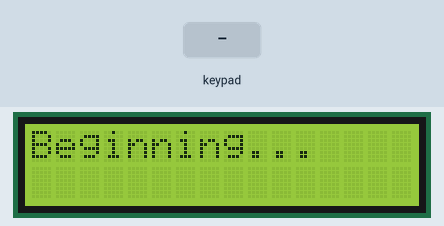
A program run on a simulated ATmega32, built with avr-gcc and emulated at 1 MHz. Shown: 16×2 character LCD. Wiring (inferred from the names in the program): 4×4 keypad with keys 7 8 9 / 4 5 6 * 1 2 3 - C 0 = +: rows PA0, PA1, PA2, PA3; columns PA4, PA5, PA6, PA7; character LCD (HD44780): RS PD1; R/W PD2; E PD3; data PC4, PC5, PC6, PC7. The test bench sets the inputs (shaded band).

Above: at 1.2 s.
1.3 s: keypad keys 1 2 * pressed 0.4 s apart
At 3.3 s:
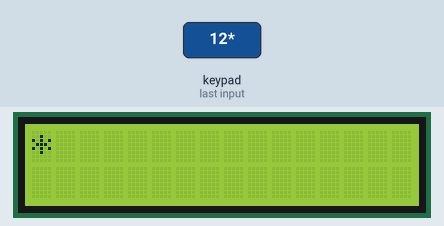
4.0 s: key '/' pressed
5.6 s: keypad keys 7 + 5 = pressed 0.4 s apart
At 8.2 s:
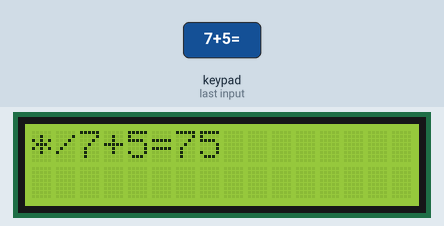
8.7 s: key '*' pressed
At 9.5 s:
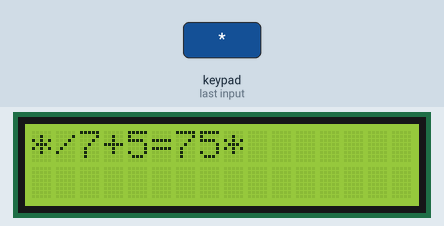
10.3 s: keypad keys 6 * 7 = pressed 0.4 s apart
At 12.8 s:
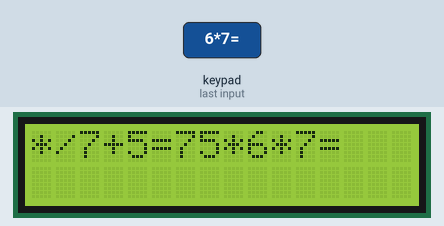
13.4 s: key '=' pressed
At 14.3 s:
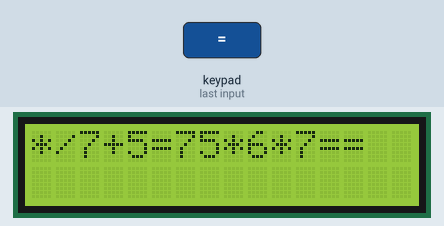
Timing chart, 0 to 16.0 s (numbered marks = the images above; inputs shaded):
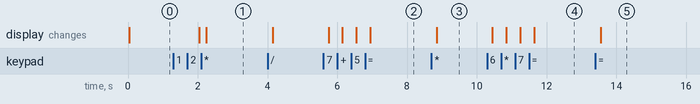

The program:

main.c
```c
/*
 * LCD_Keypad_training.c
 *
 * Created: 1/7/2024 1:39:51 PM
 * Author : mahmo
 */

#define F_CPU 1000000ul
#include <avr/io.h>
#include <stdio.h>
#include <util/delay.h>
#include <stdbool.h>

#include "Keypad.h"

/* pin configuration
control pis
data pins
8bit
3 control pins port d
8 data pins    port c
*/

// macros control pins  hardware config
#define RS 1
#define RW 2
#define EN 3

// direction registers
#define LCD_DATA_DIR DDRC
#define LCD_control_DIR DDRD

//port registers data
#define LCD_DATA_PORT PORTC
#define LCD_control_PORT PORTD

// macros
#define setbit(reg,bit) reg|=(1<<bit)		// set bit 1
#define clearbit(reg,bit) reg&=~(1<<bit)	// clear bit 0
#define toggelbit(reg,bit) reg^=(1<<bit)	// toggle
#define readbit(reg,bit) ((reg>>bit)&1)		// input read


#define clear 0x01
// command function
// function input

void LCD_send_data_4bit(unsigned char data)
{
	LCD_DATA_PORT = (LCD_DATA_PORT &0x0f) |(data & 0xf0);//send high nibble
	setbit(LCD_control_PORT,RS);
	clearbit(LCD_control_PORT,RW);
	setbit(LCD_control_PORT,EN);
	_delay_us(1);
	clearbit(LCD_control_PORT,EN);
	_delay_us(200);
	LCD_DATA_PORT = (LCD_DATA_PORT &0x0f) |(data<<4);//send low nibble
	setbit(LCD_control_PORT,EN);
	_delay_us(1);
	clearbit(LCD_control_PORT,EN);
	_delay_ms(1);

}
void LCD_send_command_4bit(unsigned char cmd)
{
	LCD_DATA_PORT = (LCD_DATA_PORT &0x0f) |(cmd & 0xf0);//send high nibble
	clearbit(LCD_control_PORT,RS);
	clearbit(LCD_control_PORT,RW);
	setbit(LCD_control_PORT,EN);
	_delay_us(1);
	clearbit(LCD_control_PORT,EN);
	_delay_us(200);
	LCD_DATA_PORT = (LCD_DATA_PORT &0x0f) |(cmd<<4);//send low nibble
	setbit(LCD_control_PORT,EN);
	_delay_us(1);
	clearbit(LCD_control_PORT,EN);
	_delay_ms(1);
}

void LCD_INIT_4bit(void)
{
	LCD_DATA_DIR|= 0xf0;
	setbit(LCD_control_DIR,EN);
	setbit(LCD_control_DIR,RS);
	setbit(LCD_control_DIR,RW);
	LCD_send_command_4bit(0x02);// return home
	LCD_send_command_4bit(0x28);// 2 line  and 4 bit mode
	LCD_send_command_4bit(0x0c);// display on
	LCD_send_command_4bit(0x06);// auto increment
	LCD_send_command_4bit(0x01);// clear screen
	_delay_ms(20);


}
void LCD_send_string_4bit( char* str)
{
	int count =0;
	while(str[count]!=0)
	{
		LCD_send_data_4bit(str[count]);
		count++;
	}
}

void intToStr(int n, char* str)
{
	int sign=n;
	int i=0;
	if(n<0)
	{
		n=-n;
	}
	while(n>0)
	{
		str[i++]= n%10 +'0';
		n= n/10;
		//i++;
	}
	if(sign<0)
	{
		str[i++]= '-';
	}
	str[i]= '\0';

	for(int j=0, k=i-1; j<k; j++,k--)
	{
		char temp= str[j];
		str[j]= str[k];
		str[k]= temp;
	}
	LCD_send_string_4bit(str);
}


int main()
{
	LCD_INIT_4bit();
	keypad_init();
	char resultStr[5];
	char Key;
	int num1=0, num2=0, result=0 ;
	char oper=0;
	int isfirstnumber= 1;

	LCD_send_string_4bit("Beginning...");
	_delay_ms(2000);
	LCD_send_command_4bit(0x01);

	while(1)
	{

		Key= get_key_value();

		if(Key >= '0' && Key <= '9')
		{
			LCD_send_data_4bit(Key);
			int digit= Key - '0';

			if(isfirstnumber)
			{
				num1= num1 *10 + digit;
			}
			else
			{
				num2= num2*10 + digit;
			}
		}
		else if(Key== '+' || Key== '-' || Key== '*' || Key== '/')
		{
			LCD_send_data_4bit(Key);
			oper= Key;
			isfirstnumber= 0;
		}

		else if(Key== '=')
		{
			LCD_send_data_4bit(Key);
			switch (oper)
			{
				case '+':
				  result= (num1) + (num2);
				  break;
				case '-':
				  result= (num1) - (num2);
				  break;
				case '*':
				  result= (num1) * (num2);
				  break;
				 case '/':
				   result= (num1) / (num2);
				   break;
				 default:
				   break;
			}

			intToStr(result, resultStr);
			//LCD_send_string_4bit(resultStr);

		}
		else if(Key== 'C')
		{
			LCD_send_command_4bit(0x01);
			num1 = 0; // Reset num1 to 0
			num2 = 0; // Reset num2 to 0
			result = 0; // Reset result to 0
			isfirstnumber = 1; // Reset isfirstnumber to 1
			continue;
		}

	}
}


/*
int main() {
	LCD_INIT_4bit();  // Initialize LCD
	keypad_init();    // Initialize keypad

	char key;
	int number1 = 0, number2 = 0, result = 0;
	char operator = 0;
	bool isFirstNumber = true;

	while (1) {
		key = get_key_value();

		if (key >= '0' && key <= '9')
		{ // If key is a digit
			LCD_send_data_4bit(key); // Display pressed key
			int digit = key - '0';
			if (isFirstNumber)
			{
				number1 = number1 * 10 + digit; // Construct first number
			}
			else
			{
				number2 = number2 * 10 + digit; // Construct second number
			}
		}
		else if (key == '+' || key == '-' || key == '*' || key == '/')
		{
			operator = key;
			isFirstNumber = false;
			LCD_send_data_4bit(key); // Display operator
		}
		else if (key == '=')
		{
			// Perform the calculation
			LCD_send_data_4bit(key); // Display operator
			switch (operator)
			{
				case '+':
				result = number1 + number2;
				break;
				case '-':
				result = number1 - number2;
				break;
				case '*':
				result = number1 * number2;
				break;
				case '/':
				if (number2 != 0)
				{
					result = number1 / number2;
				}
				else
				{
					// Handle division by zero
					// You can display an error or reset the calculation
					continue;
				}
				break;
			}

			// Convert result to string and display
			char resultStr[16];
			intToStr(result, resultStr);
			LCD_send_string_4bit(resultStr);

			// Reset for the next calculation
			//number1 = 0; number2 = 0; result = 0;
			//isFirstNumber = true;
		}
		else if((key == 'C'))
		{
			LCD_send_command_4bit(0x01);
		}
	}
}

*/
```

Keypad.c
```c
/*
 * Keypad.c
 *
 * Created: 1/7/2024 3:23:10 PM
 *  Author: mahmo
 */

// Keypad.c

#include <avr/io.h>

// macros
#define setbit(reg,bit) reg|=(1<<bit)		// set bit 1
#define clearbit(reg,bit) reg&=~(1<<bit)	// clear bit 0
#define toggelbit(reg,bit) reg^=(1<<bit)	// toggle
#define readbit(reg,bit) ((reg>>bit)&1)		// input read

#include "Keypad.h"

void keypad_init(void)   // 1st step
{
	// 8 bits p0 --> p7
	// 8 pins 4 / 4   4 rows --> power loop --> output   4 columns --> input
	// 4 rows p0 p1 p2 p3 output power
	// columns p4 p5 p6 p7 input reading pin

	////////////////// output pins /////////////////
	setbit(keypad_out_dir, 0);  //DDRA
	setbit(keypad_out_dir, 1);
	setbit(keypad_out_dir, 2);
	setbit(keypad_out_dir, 3);

	/////////////////// Input Pins ///////////////////
	clearbit(keypad_in_dir, 4);
	clearbit(keypad_in_dir, 5);
	clearbit(keypad_in_dir, 6);
	clearbit(keypad_in_dir, 7);
	/////////////////// internal pull up resistor for input pins /////////
	//input power

	setbit(keypad_in_port,4); // porta= 0000100 -- > pull up input & port
	setbit(keypad_in_port,5);
	setbit(keypad_in_port,6);
	setbit(keypad_in_port,7); // noise
}

void switch_output(int x)
{
	// power loop function for rows

	switch(x)
	{
		// output r0 r1 r2 r3 high to low
		case 0:
		clearbit(keypad_out_port, 0); //r0 low
		setbit(keypad_out_port, 1);
		setbit(keypad_out_port, 2);
		setbit(keypad_out_port, 3);
		break;
		case 1:
		clearbit(keypad_out_port,1); // r1 low
		setbit(keypad_out_port, 0);
		setbit(keypad_out_port, 2);
		setbit(keypad_out_port, 3);
		break;
		case 2:
		clearbit(keypad_out_port,2); // r2 low
		setbit(keypad_out_port, 1);
		setbit(keypad_out_port, 0);
		setbit(keypad_out_port, 3);
		break;
		case 3:
		clearbit(keypad_out_port,3); // r3 low
		setbit(keypad_out_port, 1);
		setbit(keypad_out_port, 2);
		setbit(keypad_out_port, 0);
		break;
		default:
		break;
	}
}

char get_key_value(void)
{
	char key= notpressed; //255

	while(key == notpressed) // key= '1' break condition
	{
		switch_output(0);
		if(readbit(keypad_in_pin, 4)==0) // pull up power --> low
		{
			key= '7'; // char
			while(readbit(keypad_in_pin,4)==0); // skip loop infinity
			// there is no pressing anymore
		}
		else if (readbit(keypad_in_pin,5)==0)
		{
			key= '8';
			while(readbit(keypad_in_pin,5)==0);
		}
		else if (readbit(keypad_in_pin,6)==0)
		{
			key= '9';
			while(readbit(keypad_in_pin,6)==0);
		}
		else if (readbit(keypad_in_pin,7)==0)
		{
			key= '/';
			while(readbit(keypad_in_pin,7)==0);
		}

		switch_output(1);
		if(readbit(keypad_in_pin,4)==0)
		{
			key= '4';
			while(readbit(keypad_in_pin,4)==0);
		}
		else if(readbit(keypad_in_pin,5)==0)
		{
			key= '5';
			while(readbit(keypad_in_pin,5)==0);
		}
		else if(readbit(keypad_in_pin,6)==0)
		{
			key= '6';
			while(readbit(keypad_in_pin,6)==0);
		}
		else if(readbit(keypad_in_pin,7)==0)
		{
			key= '*';
			while(readbit(keypad_in_pin,7)==0);
		}

		switch_output(2);
		if(readbit(keypad_in_pin,4)==0)
		{
			key= '1';
			while(readbit(keypad_in_pin,4)==0);
		}
		else if(readbit(keypad_in_pin,5)==0)
		{
			key= '2';
			while(readbit(keypad_in_pin,5)==0);
		}
		else if(readbit(keypad_in_pin,6)==0)
		{
			key= '3';
			while(readbit(keypad_in_pin,6)==0);
		}
		else if(readbit(keypad_in_pin,7)==0)
		{
			key= '-';
			while(readbit(keypad_in_pin,7)==0);
		}

		switch_output(3);
		if(readbit(keypad_in_pin,4)==0)
		{
			key= 'C';
			while(readbit(keypad_in_pin,4)==0);
		}
		else if(readbit(keypad_in_pin,5)==0)
		{
			key= '0';
			while(readbit(keypad_in_pin,5)==0);
		}
		else if(readbit(keypad_in_pin,6)==0)
		{
			key= '=';
			while(readbit(keypad_in_pin,6)==0);
		}
		else if(readbit(keypad_in_pin,7)==0)
		{
			key= '+';
			while(readbit(keypad_in_pin,7)==0);
		}
	}
	return key;
}
```

Keypad.h
```c
/*
 * Keypad.h
 *
 * Created: 1/7/2024 3:23:32 PM
 *  Author: mahmo
 */

#ifndef KEYPAD_H_    //multi calling for header
#define KEYPAD_H_


// header file .h not .c
// compiler header +++ c fíle
// c-file compilation process --> assembly --> machine lang

/*
// #include <stdio.h>
//

int main()
{
	printf("fbckjip");
}
*/

//linker --> header stdio.h printf --> main.c --> complete compilation

/*
functions --> function body
          --> prototype     ==> header function
		  proto in header file keypad.h
		  function body c file keypad.c

		  #define x 0
		  #define s 0
		  #define a 0
		  #define z 0
header file

keypad.h

keypad.c --> calling header keypad.h

 main.c

 compiler main function 95% right

 */

//macro
#define keypad_out_dir  DDRA
#define keypad_out_port PORTA
#define keypad_in_dir   DDRA
#define keypad_in_pin   PINA
#define keypad_in_port  PORTA

void keypad_init(void);   //proto
char get_key_value(void);

#define notpressed 0xff //255 0b11111111

#endif /* KEYPAD_H_ */
```

Measured:
- after the input at 1.3 s, the display: first differs from a run without the input after 0.95 s (image 1)
- after the input at 5.6 s, the display: first changes after 0.15 s (image 2 shows a later state)
- after the input at 8.7 s, the display: changes after 0.15 s (image 3)
- after the input at 10.3 s, the display: first changes after 0.15 s (image 4 shows a later state)
- after the input at 13.4 s, the display: changes after 0.15 s (image 5)
